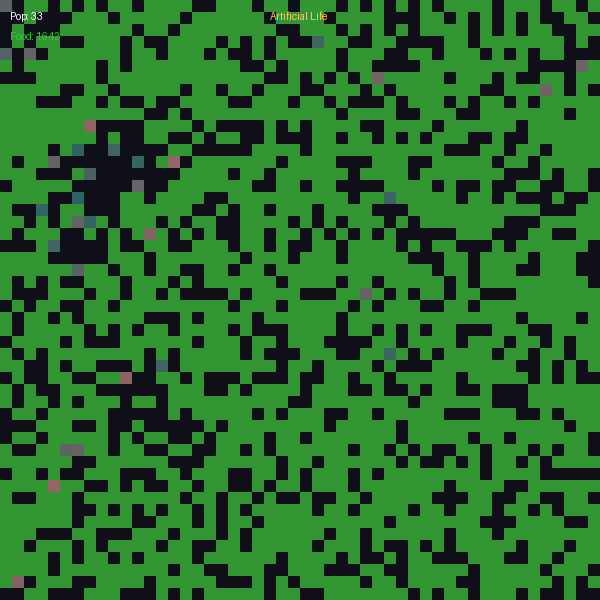

This chart was generated by the following Python code:
"""
Artificial Life - 人工生命

模拟生命的核心特征：繁殖、变异、选择
例：Tierra、Avida、evolving-ant-farm

本实验模拟简单的生态演化
"""

import numpy as np
from PIL import Image, ImageDraw
import random

class Organism:
    def __init__(self, x, y, genome=None):
        self.x = x
        self.y = y
        self.energy = 50
        self.age = 0
        self.genome = genome if genome else ''.join(random.choice('ABCD') for _ in range(10))
    
    def act(self, world):
        # 基因决定行为
        gene = self.genome[self.age % len(self.genome)]
        
        if gene == 'A':  # 移动
            dx, dy = random.choice([(0,1), (0,-1), (1,0), (-1,0)])
            self.x = (self.x + dx) % world.size
            self.y = (self.y + dy) % world.size
            self.energy -= 1
        
        elif gene == 'B':  # 吃
            if (self.x, self.y) in world.food:
                self.energy += 20
                world.food.remove((self.x, self.y))
        
        elif gene == 'C':  # 繁殖
            if self.energy > 80:
                self.energy -= 40
                child_genome = self.mutate()
                return Organism(self.x, self.y, child_genome)
        
        elif gene == 'D':  # 休息
            pass
        
        self.age += 1
        return None
    
    def mutate(self):
        genome = list(self.genome)
        if random.random() < 0.1:
            idx = random.randint(0, len(genome) - 1)
            genome[idx] = random.choice('ABCD')
        return ''.join(genome)

class World:
    def __init__(self, size=50, food_rate=10):
        self.size = size
        self.food = set()
        self.organisms = []
        self.food_rate = food_rate
        self.history = []
    
    def add_organism(self, org):
        self.organisms.append(org)
    
    def step(self):
        # 生成食物
        for _ in range(self.food_rate):
            x, y = random.randint(0, self.size-1), random.randint(0, self.size-1)
            self.food.add((x, y))
        
        # 所有生物行动
        new_orgs = []
        for org in self.organisms:
            child = org.act(self)
            if child:
                new_orgs.append(child)
            org.energy -= 0.5  # 基础消耗
        
        # 移除死亡的
        self.organisms = [o for o in self.organisms if o.energy > 0]
        self.organisms.extend(new_orgs)
        
        # 统计
        self.history.append({
            'population': len(self.organisms),
            'avg_energy': np.mean([o.energy for o in self.organisms]) if self.organisms else 0,
            'food_count': len(self.food)
        })
    
    def run(self, steps=200):
        for _ in range(steps):
            self.step()
            if len(self.organisms) == 0:
                break

def visualize_ecosystem(world, output_path):
    """可视化生态系统"""
    SIZE = 600
    SCALE = SIZE // world.size
    
    img = Image.new('RGB', (SIZE, SIZE), (15, 15, 25))
    
    # 绘制食物
    for x, y in world.food:
        for dx in range(SCALE):
            for dy in range(SCALE):
                img.putpixel((x * SCALE + dx, y * SCALE + dy), (50, 150, 50))
    
    # 绘制生物
    for org in world.organisms:
        x, y = org.x * SCALE, org.y * SCALE
        energy_color = min(255, int(org.energy * 2))
        color = (energy_color, 100, 100)
        for dx in range(SCALE):
            for dy in range(SCALE):
                if 0 <= x + dx < SIZE and 0 <= y + dy < SIZE:
                    img.putpixel((x + dx, y + dy), color)
    
    draw = ImageDraw.Draw(img)
    draw.text((10, 10), f"Pop: {len(world.organisms)}", fill=(255, 255, 255))
    draw.text((10, 30), f"Food: {len(world.food)}", fill=(50, 200, 50))
    draw.text((SIZE // 2 - 30, 10), "Artificial Life", fill=(255, 200, 100))
    
    img.save(output_path)
    print(f'Saved: {output_path}')

if __name__ == '__main__':
    output_dir = r'C:\Users\许耀仁\.openclaw\workspace\experiments'
    
    print('=== Artificial Life ===')
    
    world = World(size=50, food_rate=15)
    
    # 初始种群
    for _ in range(20):
        x, y = random.randint(0, 49), random.randint(0, 49)
        world.add_organism(Organism(x, y))
    
    world.run(steps=200)
    
    print(f'Final population: {len(world.organisms)}')
    if world.history:
        print(f'Final avg energy: {world.history[-1]["avg_energy"]:.1f}')
    
    visualize_ecosystem(world, f'{output_dir}/artificial_life.png')
    
    print('Done')
